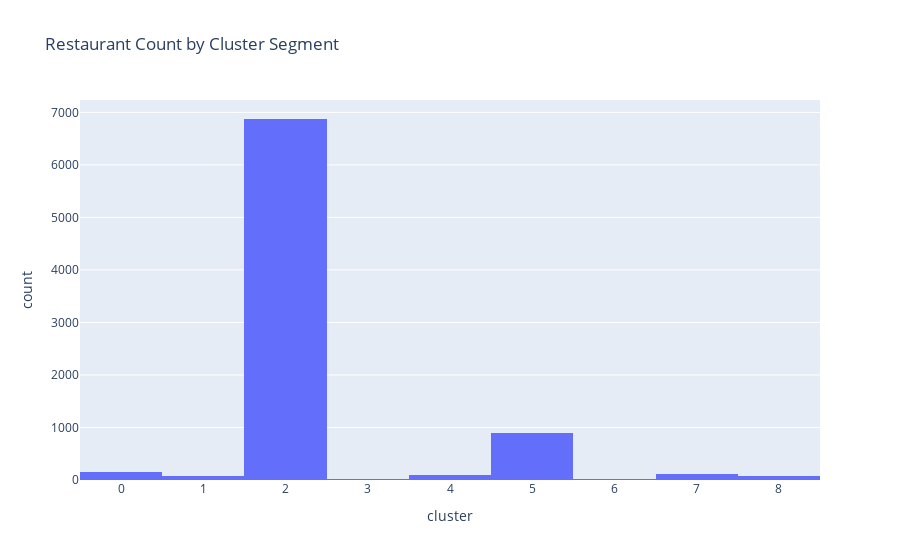

The code cell stored with this chart in its notebook:
### Code cell
fig = px.histogram(final_rest_df, x="cluster", title="Restaurant Count by Cluster Segment")
fig.show()

### Figure 1 — Plotly figure (JSON) as saved in the notebook; plotly's stock layout.template omitted (floating-point values rounded to 4 significant figures; data arrays with more than 128 entries replaced by an {"elided": "..."} marker saying what was removed)
{"data": [{"bingroup": "x", "hovertemplate": "cluster=%{x}<br>count=%{y}<extra></extra>", "legendgroup": "", "marker": {"color": "#636efa", "pattern": {"shape": ""}}, "name": "", "orientation": "v", "showlegend": false, "type": "histogram", "x": {"elided": "8302 int values"}, "xaxis": "x", "yaxis": "y"}], "layout": {"barmode": "relative", "legend": {"tracegroupgap": 0}, "title": {"text": "Restaurant Count by Cluster Segment"}, "xaxis": {"anchor": "y", "domain": [0, 1], "title": {"text": "cluster"}}, "yaxis": {"anchor": "x", "domain": [0, 1], "title": {"text": "count"}}}}
